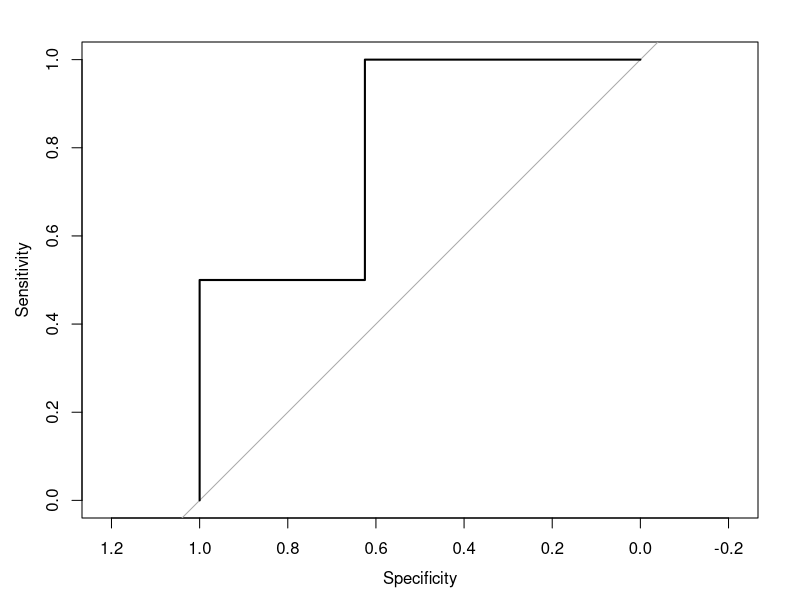

This figure's R source:
# Logistic Regression model

# Notes about this model:
# Due to the low number of samples and relatively large number of predictors, we cannot apply logistic regression using every
# feature because the fit method will not converge. (Try it and see). So, we'll pick two features to fit our logistic regression
# model - Contact and AreaCode in order to demonstrate a few important concepts (e.g. one-hot-encoding)

options(scipen=20, digits=4)

# Load packages
library(data.table)
library(stringr)
library(caret)  # for assessing feature importances
library(pROC)

#======================================================================================================
# Load Data (Assumes your current working directory is the Rank Sales Leads problem directory)

train <- fread("ranks/train.csv", select=c("LeadID", "CompanyName", "PhoneNumber", "Contact", "Sale"))
test <- fread("ranks/test.csv", select=c("LeadID", "CompanyName", "PhoneNumber", "Contact", "Sale"))

#======================================================================================================
# Really quick and dirty analysis

# View the raw data
train

# Some thoughts & ideas come to mind
# - Phone number probably isn't useful... but maybe AreaCode is since it should separate the samples by geography => demographics
# - It probably makes sense to order the Contact values: general line < other < manager < owner (this affects the model's construction)

# Now let's see what our overall hit ratio is
train[, list(Samples=.N, Sales=sum(Sale), HitRatio = sum(Sale)/.N)]  # .35

#======================================================================================================
# Feature engineering and transforming the training dataset

# Some things to keep in mind
# - logistic regression only accepts numeric and logical values. So we need to convert Contact to numeric
# - We need to extract AreaCode from PhoneNumber, and then one-hot-encode them (because it doesn't make sense to order AreadCodes)
# - The test set could have an AreaCode not seen in the train set (it doesn't, but it could. So we'll account for that)

#--------------------------------------------------
# Contact (convert to numeric, 1-4)

# In this case, we know all the possible contact types
contacts <- c("general line", "other", "manager", "owner")  # Note the order of the elements
train[, Contact := match(Contact, contacts)]
test[, Contact := match(Contact, contacts)]

#--------------------------------------------------
# AreaCode

train[, AreaCode := substr(PhoneNumber, 1, 3)]  # train
test[, AreaCode := substr(PhoneNumber, 1, 3)]  # test

# Now we need to create a dummy variable for each area code (i.e. one-hot-encoding)
train_dummies <- dcast(train[, list(LeadID, AreaCode)], LeadID ~ AreaCode, fun.aggregate=function(x) 1, fill=0, value.var="AreaCode")
setnames(train_dummies, colnames(train_dummies), paste0("AC", colnames(train_dummies)))  # Prefix each column name with "AC"
setnames(train_dummies, "ACLeadID", "LeadID")  # Change "ACLeadID" back to "LeadID"
train <- train_dummies[train, on="LeadID"]  # Merge the dummy columns back to the train dataset

test_dummies <- dcast(test[, list(LeadID, AreaCode)], LeadID ~ AreaCode, fun.aggregate=function(x) 1, fill=0, value.var="AreaCode")
setnames(test_dummies, colnames(test_dummies), paste0("AC", colnames(test_dummies)))  # Prefix each column name with "AC"
setnames(test_dummies, "ACLeadID", "LeadID")  # Change "ACLeadID" back to "LeadID"
test <- test_dummies[test, on="LeadID"]  # Merge the dummy columns back to the test dataset

# Our test dataset needs to include every dummy variable that's in the train set. Add any missing area code columns with all 0s, if needed.
areacodes_in_train_not_in_test <- setdiff(colnames(train_dummies), colnames(test_dummies))
if(length(areacodes_in_train_not_in_test) > 0) test[, eval(parse(text= paste0("`:=`(", paste0(areacodes_in_train_not_in_test, "=0L", collapse=","), ")") ))]

#======================================================================================================
# Logistic Regression Model

# We have to use the formula syntax here, so something like "Sale ~ Contact + AC310 + ..."
# Also, we need to exclude one of the area codes to avoid a rank-deficient matrix (every column must be independent of the others)
# Note that we could just punch "Sale ~ Contact + AC504 + AC646" into the glm() method, but instead we'll build the formula string dynamically

features <- c("Contact", colnames(train_dummies[, !c("LeadID", "AC310"), with=FALSE]))
formula_str <- paste("Sale ~", paste(features, collapse=" + "))
model <- glm(formula_str, family=binomial(link='logit'), data=train)

#--------------------------------------------------
# Evaluate the fit

summary(model)
varImp(model, scale=FALSE)

#======================================================================================================
# Make some predictions on the test set & evaluate the results

# Make Predictions
test[, ProbSale := predict(model, newdata=test, type='response')]

#--------------------------------------------------
# Rank the predictions from most likely to least likely

setorder(test, -ProbSale)
test[, ProbSaleRk := .I]

#--------------------------------------------------
# Take a look

test[, list(ProbSaleRk, CompanyName, ProbSale, Sale)]  # Looks perty good!

#--------------------------------------------------
# Let's evaluate the results using area under the ROC curve using the pROC package

rocCurve <- roc(response=test$Sale, predictor=test$ProbSale, direction="<")
rocCurve$auc  # 0.812
plot(rocCurve)

